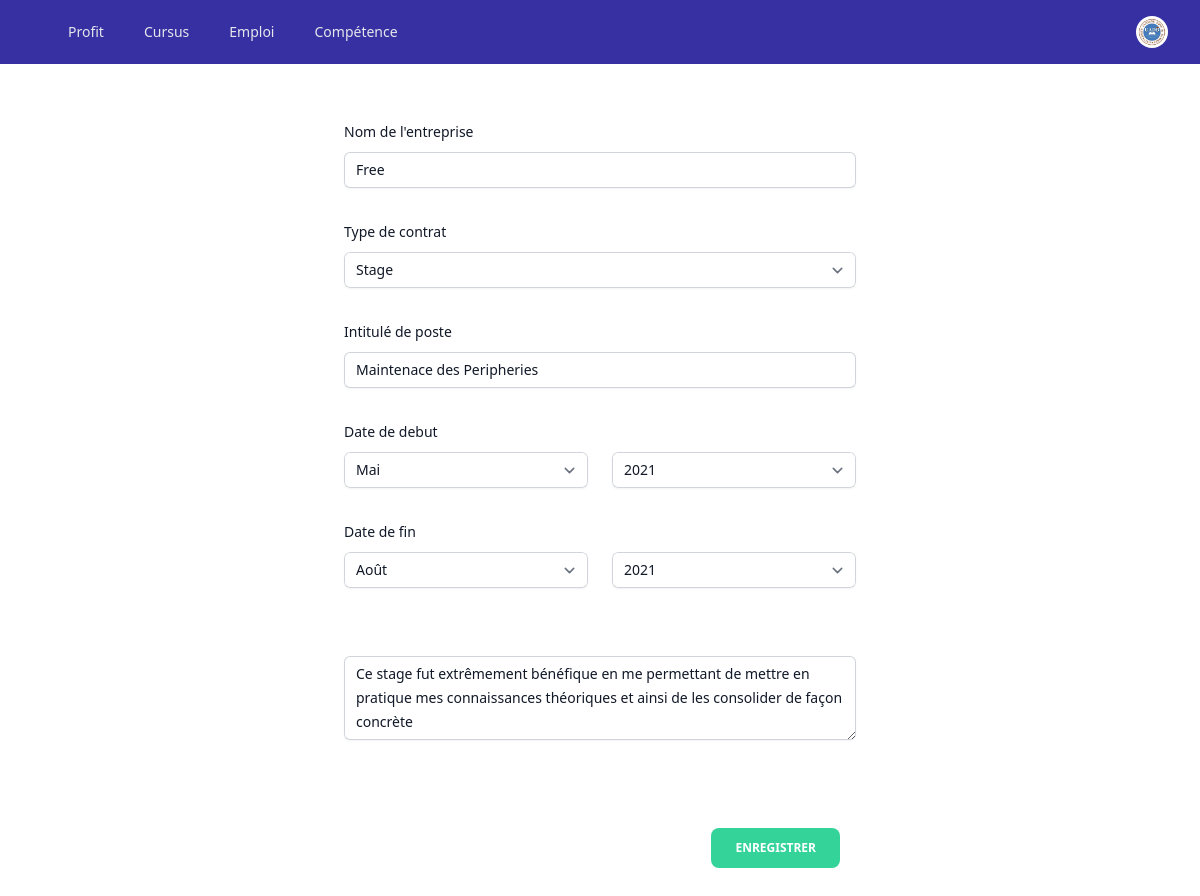
The app's page /emploi/modifier_emploi/8/ with its own data.
### Emploi/models.py (models this page shows, shortened)
class Emploi(models.Model):
    entreprise=models.CharField(null=True,max_length=200)
    typecont=models.CharField(choices=contrat, max_length=200)
    poste=models.CharField(null=True,max_length=200)
    mois_date_debut=models.CharField(max_length=20, choices=MOIS_CHOICES)
    annee_date_debut=models.CharField(max_length=40, choices=ANNEES)
    mois_date_fin=models.CharField(max_length=20, choices=MOIS_CHOICES,null=True,blank=True)
    annee_date_fin=models.CharField(max_length=40, choices=ANNEES,null=True,blank=True)
    description=models.TextField(null=True,max_length=250,blank=True)
    etudiant=models.ForeignKey(Etudiant,on_delete=models.CASCADE)

### Emploi/views.py (the view)
# urls.py: path("modifier_emploi/<int:pk>/", views.emploi_update, name="emploi_update"),
def emploi_update(request,pk):
    emploi=Emploi.objects.get(id=pk)
    form = EmploiForm(instance=emploi)
    if request.method == 'POST':
        form = EmploiForm(request.POST,instance=emploi)
        if form.is_valid():
            form.save()
            return redirect("liste_emploi",pk)
    context={"form":form}
    return render(request, "Emploi/emploi_update.html",context)

### templates/Emploi/emploi_update.html (shortened to what this page needs)
{% extends "index.html" %}
{% block contenu %}
{% include 'navbar.html' %}
<form class="mt-10 sm:mx-auto sm:w-full sm:max-w-lg"  method="post">
    <div class="mt-10 grid grid-cols-1 gap-x-6 gap-y-8 sm:grid-cols-6 pt-20">
        <div class="sm:col-span-full">
            <label for="etablissement" class="block text-sm font-medium leading-6 text-gray-900">Nom de l'entreprise</label>
            <div class="mt-2">
                {{form.entreprise}}
            </div>
        </div>
    </div>
        <div class="sm:col-span-full mt-8">
            <label for="typecontrat" class="block text-sm font-medium leading-6 text-gray-900">Type de contrat</label>
            <div class="mt-2">
                <select name="typecont" autocomplete="family-name" class="block w-full rounded-md border-0 py-1.5 text-gray-900 shadow-sm ring-1 ring-inset ring-gray-300 placeholder:text-gray-400 focus:ring-2 focus:ring-inset focus:ring-indigo-600 sm:text-sm sm:leading-6" required>
                    {% for typec_value, typec_label in form.typecont.field.choices %}
                        <option value="{{ typec_value }}" {% if form.typecont.value == typec_value %}selected{% endif %}>{{ typec_label }}</option>
                    {% endfor %}
                </select>
            </div>
        </div>
        <div class="sm:col-span-full mt-8">
            <label for="diplome" class="block text-sm font-medium leading-6 text-gray-900">Intitulé de poste</label>
            <div class="mt-2">
                {{form.poste}}
            </div>
        </div>
        <div class="mt-8 grid grid-cols-1 gap-x-6 gap-y-8 sm:grid-cols-6">
        <div class="sm:col-span-3">
            <label for="moisdatedebut" class=" block text-sm font-medium leading-6 text-gray-900">Date de debut</label>
            <div class="mt-2">
                <select name="mois_date_debut" autocomplete="family-name" class="block w-full rounded-md border-0 py-1.5 text-gray-900 shadow-sm ring-1 ring-inset ring-gray-300 placeholder:text-gray-400 focus:ring-2 focus:ring-inset focus:ring-indigo-600 sm:text-sm sm:leading-6" required>
                    {% for mois_value, mois_label in form.mois_date_debut.field.choices %}
                        <option value="{{ mois_value }}" {% if form.mois_date_debut.value == mois_value %}selected{% endif %}>{{ mois_label }}</option>
                    {% endfor %}
                </select>
            </div>
        </div>
        <div class="sm:col-span-3">
            <div class="mt-8">
                <select name="annee_date_debut" autocomplete="family-name" class="block w-full rounded-md border-0 py-1.5 text-gray-900 shadow-sm ring-1 ring-inset ring-gray-300 placeholder:text-gray-400 focus:ring-2 focus:ring-inset focus:ring-indigo-600 sm:text-sm sm:leading-6" required>
                    {% for annee_value, annee_label in form.annee_date_debut.field.choices %}
                        <option value="{{ annee_value }}" {% if form.annee_date_debut.value == annee_value %}selected{% endif %}>{{ annee_label }}</option>
                    {% endfor %}
                </select>
            </div>
         </div>
         <div class="sm:col-span-3">
            <label for="moisdatefin" class="block text-sm font-medium leading-6 text-gray-900">Date de fin</label>
            <div class="mt-2">
                <select name="mois_date_fin" autocomplete="family-name" class="block w-full rounded-md border-0 py-1.5 text-gray-900 shadow-sm ring-1 ring-inset ring-gray-300 placeholder:text-gray-400 focus:ring-2 focus:ring-inset focus:ring-indigo-600 sm:text-sm sm:leading-6" required>
                    {% for mois_value, mois_label in form.mois_date_fin.field.choices %}
                        <option value="{{ mois_value }}" {% if form.mois_date_fin.value == mois_value %}selected{% endif %}>{{ mois_label }}</option>
                    {% endfor %}
                </select>
            </div>
        </div>
        <div class="sm:col-span-3">
            <div class="mt-8">
                <select name="annee_date_fin" autocomplete="family-name" class="block w-full rounded-md border-0 py-1.5 text-gray-900 shadow-sm ring-1 ring-inset ring-gray-300 placeholder:text-gray-400 focus:ring-2 focus:ring-inset focus:ring-indigo-600 sm:text-sm sm:leading-6" required>
                    {% for annee_value, annee_label in form.annee_date_fin.field.choices %}
                        <option value="{{ annee_value }}" {% if form.annee_date_fin.value == annee_value %}selected{% endif %}>{{ annee_label }}</option>
                    {% endfor %}
                </select>
            </div>
        </div>
        <div class="sm:col-span-full">
            <div class="mt-5 pt-4">
              {{form.description}}
            </div>
        </div>
    </div>
    <div class="mt-20 mb-20 pt-2 flex items-center justify-end gap-x-6 mx-auto">
        <button type="submit"class="middle none center mr-4 rounded-lg bg-green-400 py-3 px-6 font-sans text-xs font-bold uppercase text-white transition-all hover:shadow-lg hover:shadow-green-400/40 focus:opacity-[0.85] focus:shadow-none active:opacity-[0.65] active:shadow-none disabled:pointer-events-none">
        Enregistrer
        </button>
    </div>
</form>
{% endblock %}

### records on screen
Emploi: entreprise "Free", typecont "Stage", poste "Maintenace des Peripheries", annee_date_debut "2021", annee_date_fin "2021", description "Ce stage fut extrêmement bénéfique en me permettant de mettre en pratique mes connaissances théoriques et ainsi de les consolider de façon concrète"

### other values on screen
form field mois_date_debut "Mai"
form field mois_date_fin "Août"
